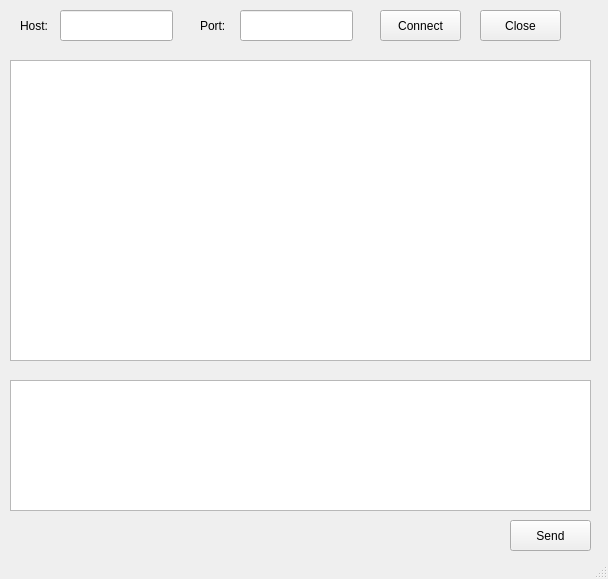
<?xml version="1.0" encoding="UTF-8"?>
<ui version="4.0">
 <class>Client</class>
 <widget class="QMainWindow" name="Client">
  <property name="geometry">
   <rect>
    <x>0</x>
    <y>0</y>
    <width>608</width>
    <height>579</height>
   </rect>
  </property>
  <property name="windowTitle">
   <string>Client</string>
  </property>
  <widget class="QWidget" name="centralwidget">
   <widget class="QTextBrowser" name="receiveBrower">
    <property name="geometry">
     <rect>
      <x>10</x>
      <y>60</y>
      <width>581</width>
      <height>301</height>
     </rect>
    </property>
   </widget>
   <widget class="QLabel" name="label">
    <property name="geometry">
     <rect>
      <x>20</x>
      <y>20</y>
      <width>54</width>
      <height>12</height>
     </rect>
    </property>
    <property name="text">
     <string>Host:</string>
    </property>
   </widget>
   <widget class="QLineEdit" name="hostEdit">
    <property name="geometry">
     <rect>
      <x>60</x>
      <y>10</y>
      <width>113</width>
      <height>31</height>
     </rect>
    </property>
   </widget>
   <widget class="QLabel" name="label_2">
    <property name="geometry">
     <rect>
      <x>200</x>
      <y>20</y>
      <width>54</width>
      <height>12</height>
     </rect>
    </property>
    <property name="text">
     <string>Port:</string>
    </property>
   </widget>
   <widget class="QLineEdit" name="portEdit">
    <property name="geometry">
     <rect>
      <x>240</x>
      <y>10</y>
      <width>113</width>
      <height>31</height>
     </rect>
    </property>
   </widget>
   <widget class="QPushButton" name="connectButton">
    <property name="geometry">
     <rect>
      <x>380</x>
      <y>10</y>
      <width>81</width>
      <height>31</height>
     </rect>
    </property>
    <property name="text">
     <string>Connect</string>
    </property>
   </widget>
   <widget class="QPushButton" name="closeButton">
    <property name="geometry">
     <rect>
      <x>480</x>
      <y>10</y>
      <width>81</width>
      <height>31</height>
     </rect>
    </property>
    <property name="text">
     <string>Close</string>
    </property>
   </widget>
   <widget class="QPushButton" name="sendButton">
    <property name="geometry">
     <rect>
      <x>510</x>
      <y>520</y>
      <width>81</width>
      <height>31</height>
     </rect>
    </property>
    <property name="text">
     <string>Send</string>
    </property>
   </widget>
   <widget class="QTextEdit" name="sendEdit">
    <property name="geometry">
     <rect>
      <x>10</x>
      <y>380</y>
      <width>581</width>
      <height>131</height>
     </rect>
    </property>
   </widget>
  </widget>
  <widget class="QMenuBar" name="menubar">
   <property name="geometry">
    <rect>
     <x>0</x>
     <y>0</y>
     <width>608</width>
     <height>21</height>
    </rect>
   </property>
  </widget>
  <widget class="QStatusBar" name="statusbar"/>
 </widget>
 <resources/>
 <connections/>
</ui>
